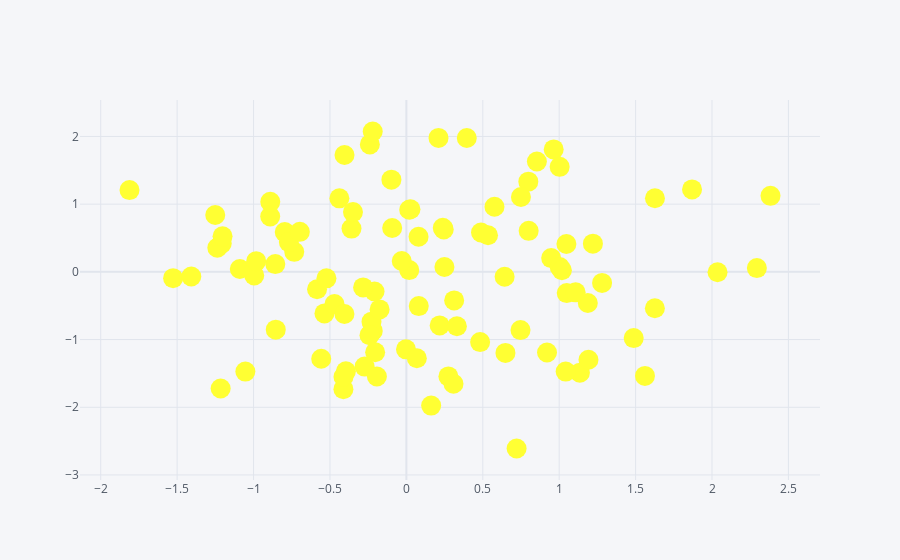

Notebook cell for this chart:
### Code cell
# Scatter plots
df.iplot(kind='scatter',x='A',y='B',color ='yellow',mode='markers',size=20)
